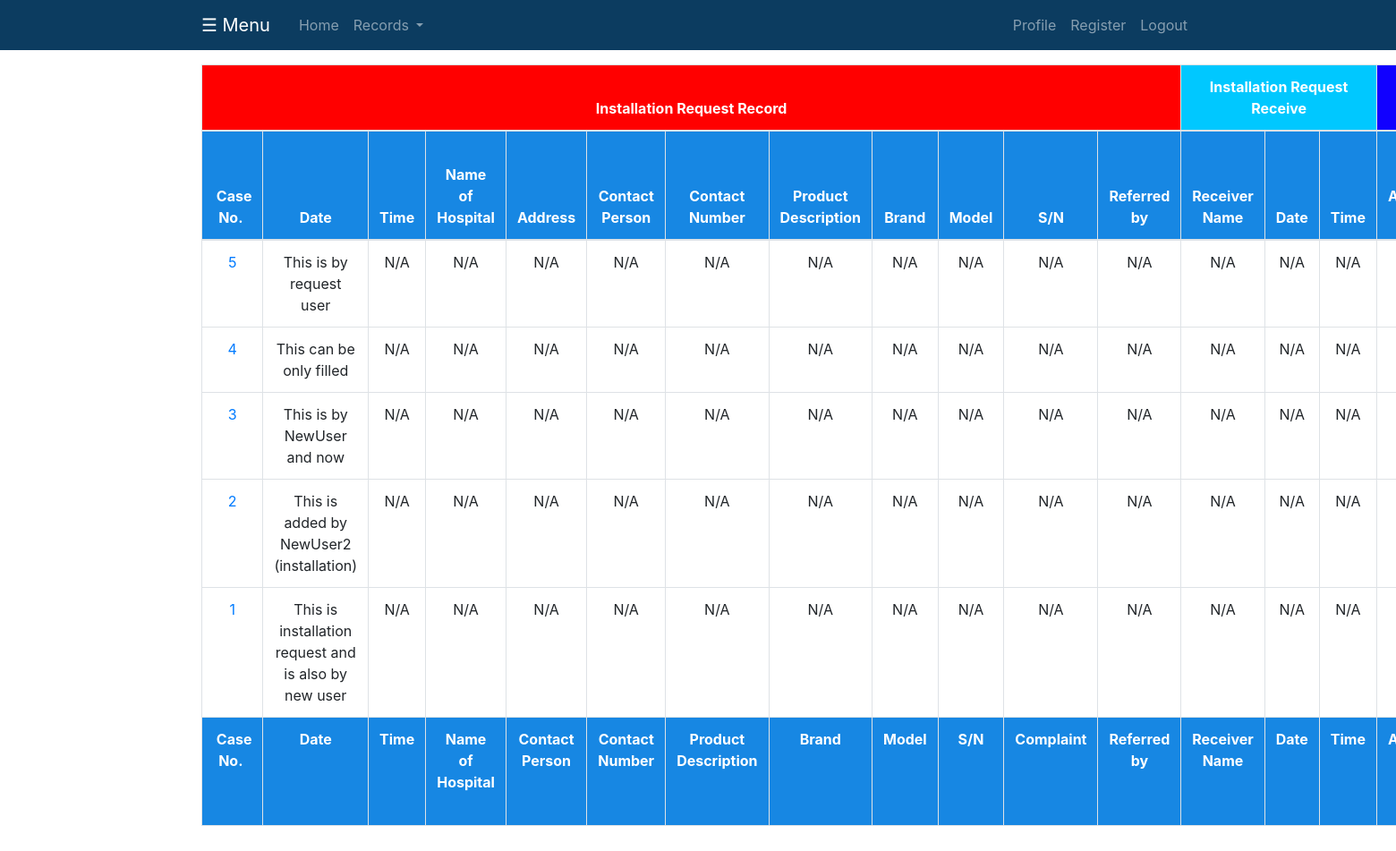
Page /installation_record/ (signed in) on the earlier database version.
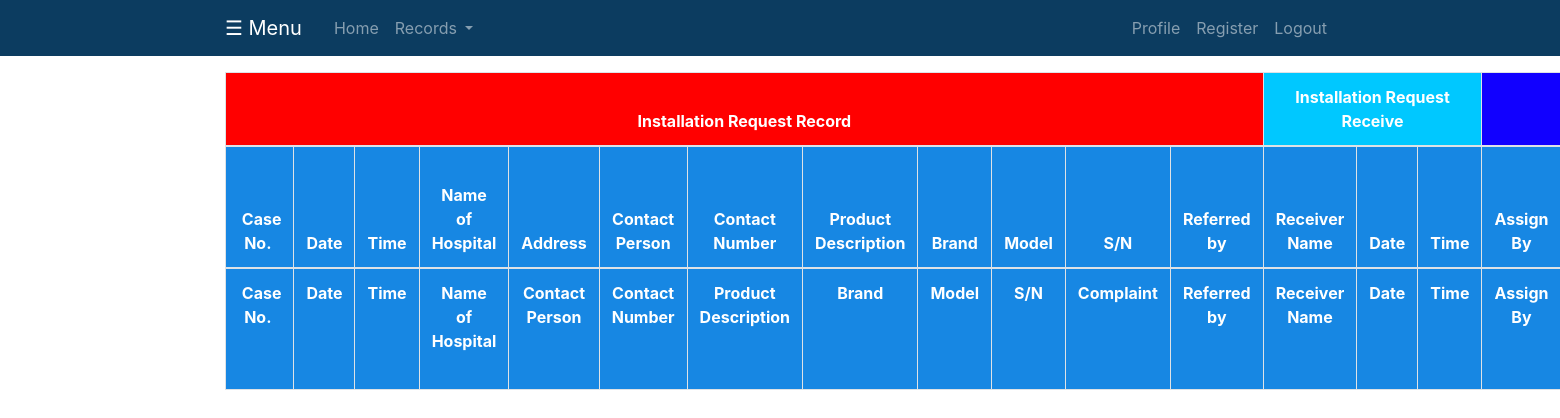
Same page on the later database version.
### blog/models.py (models this page shows, shortened)
class InstallationRecord(models.Model):
    case_no = models.CharField(max_length=10485760, default="N/A")
    date = models.CharField(max_length=1000, default="N/A")
    time = models.CharField(max_length=1000, default="N/A")
    name_of_hospital = models.CharField(max_length=1000, default="N/A")
    address = models.CharField(max_length=1000, default="N/A")
    contact_person = models.CharField(max_length=1000, default="N/A")
    contact_number = models.CharField(max_length=1000, default="N/A")
    product_description = models.TextField(max_length=10000, default="N/A")
    brand = models.CharField(max_length=1000, default="N/A")
    model = models.CharField(max_length=1000, default="N/A")
    s_n = models.CharField(max_length=1000, default="N/A")
    referred_by = models.CharField(max_length=1000, default="N/A")
    receiver_name = models.CharField(max_length=1000, default="N/A")
    receive_date = models.CharField(max_length=1000, default="N/A")
    receive_time = models.CharField(max_length=1000, default="N/A")
    assign_by = models.CharField(max_length=1000, default="N/A")
    assign_date = models.CharField(max_length=1000, default="N/A")
    assign_time = models.CharField(max_length=1000, default="N/A")
    expected_duration = models.CharField(max_length=1000, default="N/A")
    assign_to = models.CharField(max_length=1000, default="N/A")
    assign_remark = models.CharField(max_length=1000, default="N/A")
    installation_doc_no = models.CharField(max_length=1000, default="N/A")
    ref_inovice_contract_no = models.CharField(max_length=1000, default="N/A")
    installed_date = models.CharField(max_length=1000, default="N/A")
    installed_by = models.CharField(max_length=1000, default="N/A")
    service_contact_package = models.CharField(max_length=1000, default="N/A")
    warranty_card_no = models.CharField(max_length=1000, default="N/A")
    machine_warranty_expiry_date = models.CharField(max_length=1000, default="N/A")
    service_warranty_expiry_date = models.CharField(max_length=1000, default="N/A")
    installation_duration = models.CharField(max_length=1000, default="N/A")
    record_by = models.CharField(max_length=1000, default="N/A")
    installation_remark = models.CharField(max_length=1000, default="N/A")
    date_posted = models.DateTimeField(default=timezone.now())
    author = models.ForeignKey(User, on_delete=models.SET_NULL, blank=True, null=True)

### blog/views.py (the view)
# urls.py: path('installation_record/', InstallationServiceDataListView.as_view(), name="installation_record"),
class InstallationServiceDataListView(LoginRequiredMixin, ListView):
    model = InstallationRecord
    template_name = 'blog/installation_record.html'
    context_object_name = 'installation_records'
    ordering = ['-date_posted']

### blog/templates/blog/installation_record.html (shortened to what this page needs)
{% extends "blog/base6.html" %}
{% block content %}
<html lang="en">
<head>
    <link rel="stylesheet" href="https://stackpath.bootstrapcdn.com/bootstrap/4.4.1/css/bootstrap.min.css">
    <link rel="stylesheet" type="text/css" href="https://cdn.datatables.net/v/bs4/dt-1.10.20/datatables.min.css"/>
    <link rel="stylesheet" type="text/css" href="https://cdn.datatables.net/responsive/2.2.3/css/responsive.dataTables.min.css">
</head>
<body>
<br/><br/><br/>
<div class="container">
    <div class="row">
        <div>
            <table id="example" class="table table-bordered  display nowrap" cellspacing="0" width="100%">
                <thead style="background-color:#1787e3;color: white;">
                <tr>
                    <th style="background-color: #ff0000;" colspan="12">Installation Request Record</th>
                    <th style="background-color: #00c8ff;" colspan="3">Installation Request Receive</th>
                    <th style="background-color: #1100ff;" colspan="6">Assign Order</th>
                </tr>
                <tr>
                    <th>&nbsp;Case No.&nbsp;</th>
                    <th>Date</th>
                    <th>Time</th>
                    <th>Name of Hospital</th>
                    <th>Address</th>
                    <th>Contact Person</th>
                    <th>Contact Number</th>
                    <th>Product Description</th>
                    <th>Brand</th>
                    <th>Model</th>
                    <th>S/N</th>
                    <th>Referred by</th>
                    <th>Receiver Name</th>
                    <th>Date</th>
                    <th>Time</th>
                    <th>Assign By</th>
                </tr>
                </thead>
                <tbody>
                {% for installation_record_data in installation_records %}
                    <tr>
                        <td>
                            <a href="{% url 'installation_record_data-detail' installation_record_data.id %}">
                                {{ installation_record_data.case_no }}
                            </a>
                        </td>
                        <td>{{ installation_record_data.date }}</td>
                        <td>{{ installation_record_data.time }}</td>
                        <td>{{ installation_record_data.name_of_hospital }}</td>
                        <td>{{ installation_record_data.address }}</td>
                        <td>{{ installation_record_data.contact_person }}</td>
                        <td>{{ installation_record_data.contact_number }}</td>
                        <td>{{ installation_record_data.product_description }}</td>
                        <td>{{ installation_record_data.brand }}</td>
                        <td>{{ installation_record_data.model }}</td>
                        <td>{{ installation_record_data.s_n }}</td>
                        <td>{{ installation_record_data.referred_by }}</td>
                        <td>{{ installation_record_data.receiver_name }}</td>
                        <td>{{ installation_record_data.receive_date }}</td>
                        <td>{{ installation_record_data.receive_time }}</td>
                        <td>{{ installation_record_data.assign_by }}</td>
                    </tr>
                {% endfor %}
                </tbody>
                <tfoot style="background-color:#1787e3;color: white;">
                <tr>
                    <th>&nbsp;Case No.&nbsp;</th>
                    <th>Date</th>
                    <th>Time</th>
                    <th>Name of Hospital</th>
                    <th>Contact Person</th>
                    <th>Contact Number</th>
                    <th>Product Description</th>
                    <th>Brand</th>
                    <th>Model</th>
                    <th>S/N</th>
                    <th>Complaint</th>
                    <th>Referred by</th>
                    <th>Receiver Name</th>
                    <th>Date</th>
                    <th>Time</th>
                    <th>Assign By</th>
                </tr>
                </tfoot>
            </table>
        </div>
    </div>
</div>
</body>
</html>
{% endblock content %}

### blog/templates/blog/base6.html (shortened to what this page needs)
{% load static %}
<!DOCTYPE html>
<html lang="en">
<head>
    <link rel="stylesheet" href="https://maxcdn.bootstrapcdn.com/bootstrap/4.0.0/css/bootstrap.min.css">
    <link rel="stylesheet" type="text/css" href="{% static 'blog/main.css' %}">
</head>
<body>
    <header class="site-header">
        <nav class="navbar navbar-expand-md navbar-dark bg-steel fixed-top">
            <div class="container">
                <span class="navbar-brand mr-4" onclick="openNav()" id="main">&#9776; Menu</span>
                <div class="collapse navbar-collapse" id="navbarToggle">
                    <div class="navbar-nav mr-auto">
                        <a class="nav-item nav-link" href="{% url 'blog-home' %}">Home</a>
                        <a onclick="myFunction()" class="nav-link dropdown-toggle" href="#" id="navbarDropdownMenuLink" role="button" data-bs-toggle="dropdown" aria-expanded="false">
                            Records
                        </a>
                    </div>
                    <div class="navbar-nav">
                        <a class="nav-item nav-link" href="{% url 'profile' %}">Profile</a>
                        {% if user.is_authenticated and user.is_staff and user.is_superuser %}
                            <a class="nav-item nav-link" href="{% url 'register' %}">Register</a>
                        {% endif %}
                        <a class="nav-item nav-link" href="{% url 'logout' %}">Logout</a>
                    </div>
                </div>
            </div>
        </nav>
    </header>
    <main role="main" class="container">
        <div class="row">
            <div class="col-md-12">
                {% block content %}{% endblock %}
                <br/>
            </div>
        </div>
    </main>
</body>
</html>

### blog/static/blog/main.css (style rules this page uses)
body { background: #fafafa; color: #333333; margin-top: 5rem; }
.bg-steel { background-color: #0c3c60 !important; }
.site-header .navbar-nav .nav-link { color: #cbd5db; }

### blog/templates/blog/base6.html (style rules this page uses)
body { font-family: "Lato", sans-serif; }
#main { transition: margin-left 0.5s; }

### blog/templates/blog/installation_record.html (style rules this page uses)
th { text-align: center; }

Differences in the rows shown:
removed InstallationRecord: case_no "5", date "This is by request user", time "N/A", name_of_hospital "N/A", address "N/A", contact_person "N/A", contact_number "N/A", product_description "N/A", brand "N/A", model "N/A", s_n "N/A", referred_by "N/A", receiver_name "N/A", receive_date "N/A", receive_time "N/A"
removed InstallationRecord: case_no "4", date "This can be only filled", time "N/A", name_of_hospital "N/A", address "N/A", contact_person "N/A", contact_number "N/A", product_description "N/A", brand "N/A", model "N/A", s_n "N/A", referred_by "N/A", receiver_name "N/A", receive_date "N/A", receive_time "N/A"
removed InstallationRecord: case_no "3", date "This is by NewUser and now", time "N/A", name_of_hospital "N/A", address "N/A", contact_person "N/A", contact_number "N/A", product_description "N/A", brand "N/A", model "N/A", s_n "N/A", referred_by "N/A", receiver_name "N/A", receive_date "N/A", receive_time "N/A"
removed InstallationRecord: case_no "2", date "This is added by NewUser2 (installation)", time "N/A", name_of_hospital "N/A", address "N/A", contact_person "N/A", contact_number "N/A", product_description "N/A", brand "N/A", model "N/A", s_n "N/A", referred_by "N/A", receiver_name "N/A", receive_date "N/A", receive_time "N/A"
removed InstallationRecord: case_no "1", date "This is installation request and is also by new user", time "N/A", name_of_hospital "N/A", address "N/A", contact_person "N/A", contact_number "N/A", product_description "N/A", brand "N/A", model "N/A", s_n "N/A", referred_by "N/A", receiver_name "N/A", receive_date "N/A", receive_time "N/A"
